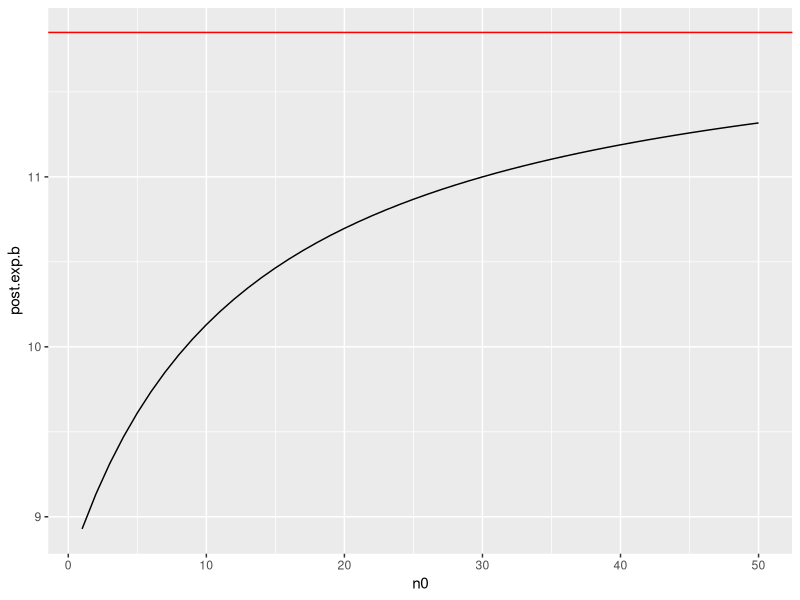
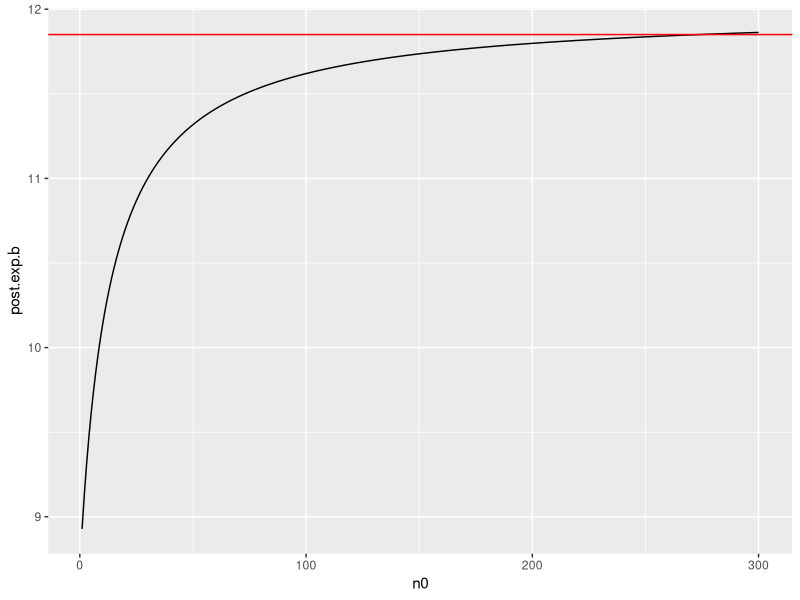
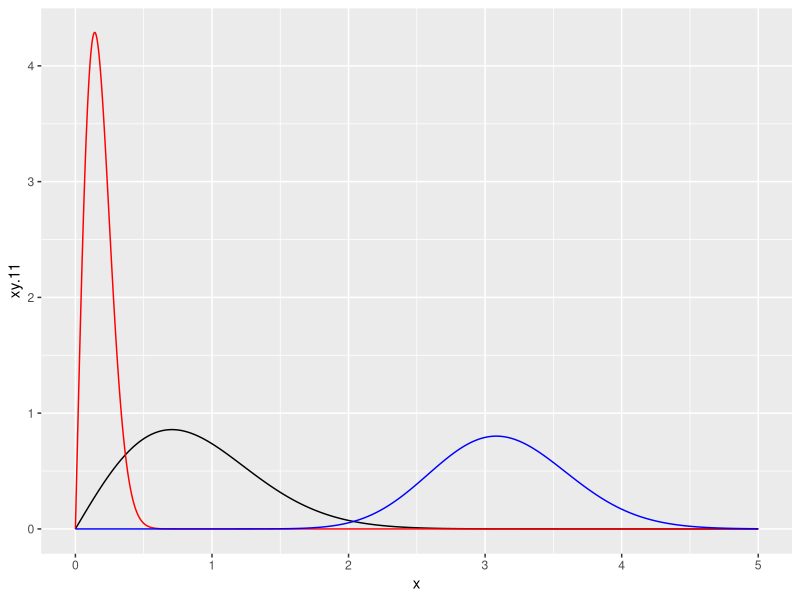
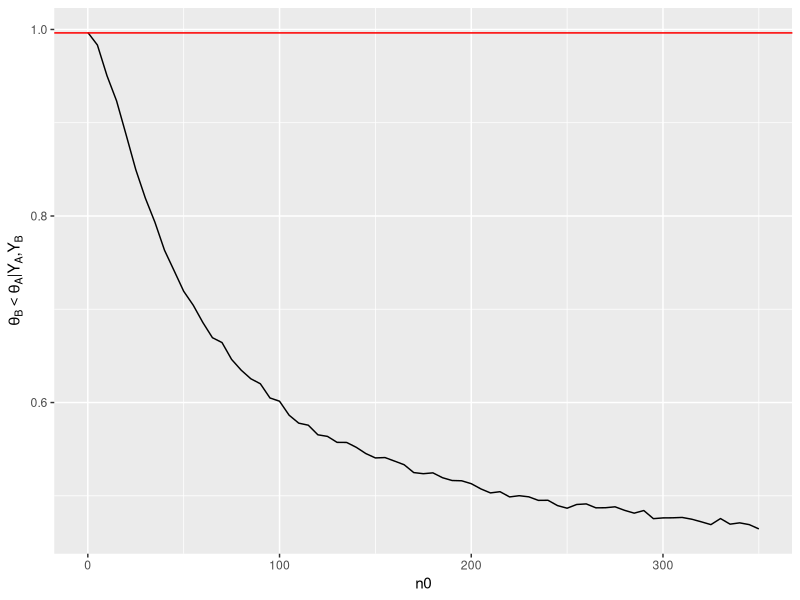
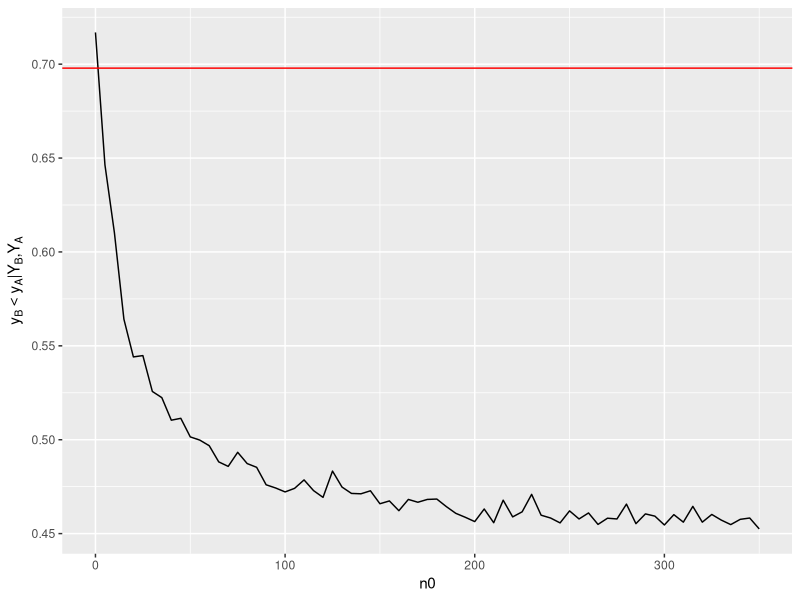

The R source for these figures, in order:
## ---- chunk 1
knitr::opts_chunk$set(echo = TRUE)
library(ggplot2)
## ---- chunk 2
y.a = c(12,9,12,14,13,13,15,8,15,6)
y.b = c(11,11,10,9,9,8,7,10,6,8,8,9,7)

a.a = 120; a.b = 10
b.a = 12 ; b.b = 1
n.y.a = length(y.a)
n.y.b = length(y.b)
sumy.a = sum(y.a)
sumy.b = sum(y.b)
post.a.a = a.a + sumy.a
post.a.b = n.y.a + a.b

post.b.a = b.a + sumy.b
post.b.b = n.y.b + b.b
## ---- chunk 3
post.mean.a = post.a.a / post.a.b
post.var.a = post.a.a / post.a.b ^2
post.mean.a
post.var.a
qgamma(c(.025,.975), post.a.a,post.a.b)

post.mean.b = post.b.b / post.b.b
post.var.b = post.b.b / post.b.b ^2
post.mean.b
post.var.b
qgamma(c(.025,.975), post.b.b,post.b.b)
## ---- chunk 4
n0 = 1:50
post.b.a.n = 12*n0 + sumy.b
post.b.b.n = n.y.b + n0
post.exp.b = post.b.a.n / post.b.b.n
n0.plot.frame = data.frame(n0,post.exp.b)
plot.exp = ggplot(n0.plot.frame, aes(x= n0, y = post.exp.b))
plot.exp + geom_line() + geom_hline(yintercept = post.mean.a, color = "red")
## ---- chunk 5
n0 = 1:300
post.b.a.n = 12*n0 + sumy.b
post.b.b.n = n.y.b + n0
post.exp.b = post.b.a.n / post.b.b.n
n0.plot.frame = data.frame(n0,post.exp.b)
plot.exp = ggplot(n0.plot.frame, aes(x= n0, y = post.exp.b))
plot.exp + geom_line() + geom_hline(yintercept = post.mean.a, color = "red")
## ---- chunk 6
galenshore = function(y,a,theta){
  (2 / gamma(a)) * theta^(2*a) * y^(2*a - 1) * exp(-theta^2*y^2)
}

x = seq(0,5, by = .001)
xy.11 = galenshore(x,1,1)
xy.15 = galenshore(x,1,5)
xy.101 = galenshore(x,10,1)
galen.data.frame = data.frame(cbind(x,xy.11,xy.15,xy.101))
#curve(galenshore(x,1,1),ylim = c(0,4.5), xlim = c(0,5))
#curve(galenshore(x,1,5), add = TRUE, col = "red")
#curve(galenshore(x,10,5), add = TRUE, col = "blue")

f = ggplot(data = galen.data.frame, aes(x = x), ylim = c(0,5))
f + geom_line(aes(y = xy.11), color = "black") +
  geom_line(aes(y = xy.15), color = "red") +
  geom_line(aes(y = xy.101), color = "blue")
 
## ---- chunk 7
n.2 = 50
sum.x.2 = 30
n.1 = 100
sum.x.1 = 57
alpha = 1
beta = 1
post.alpha.1 = sum.x.1 + alpha
post.beta.1 = n.1 - sum.x.1 + beta
post.alpha.2 = sum.x.2 + alpha
post.beta.2 = n.2 - sum.x.2 + beta
## ---- chunk 8
theta1 = rbeta(5000, post.alpha.1, post.beta.1)
theta2 = rbeta(5000, post.alpha.2, post.beta.2)

theta.both = mean(theta2 > theta1)
theta.both
## ---- chunk 9
y.a = c(12,9,12,14,13,13,15,8,15,6)
y.b = c(11,11,10,9,9,8,7,10,6,8,8,9,7)

a.a = 120; a.b = 10
b.a = 12 ; b.b = 1
n.y.a = length(y.a)
n.y.b = length(y.b)
sumy.a = sum(y.a)
sumy.b = sum(y.b)
post.a.a = a.a + sumy.a
post.a.b = n.y.a + a.b

post.b.a = b.a + sumy.b
post.b.b = n.y.b + b.b

theta.a.draws = rgamma(10000,post.a.a,post.a.b)
theta.b.draws = rgamma(10000,post.b.a,post.b.b)

prob.diff = mean(theta.b.draws < theta.a.draws)
## ---- chunk 10
n0 = seq(0,350, by = 5)
post.b.a.n = 12*n0 + sumy.b
post.b.b.n = n.y.b + n0

post.a.a = a.a + sumy.a
post.a.b = n.y.a + a.b

theta.a.draws = rgamma(10000,post.a.a,post.a.b)
theta.b.draws = rgamma(10000,post.b.a,post.b.b)

n.iter = 10000
# This vector is a vector of \theta_B < \theta_A | y_B, y_A for different levels of n_0
sensitivity.analysis.n0 = rep(NA, length(n0))
for(i in 1:length(n0)){
  post.b.a.val = post.b.a.n[i]
  post.b.b.val = post.b.b.n[i]
  theta.b.draws1 = rgamma(n.iter,post.b.a.val,post.b.b.val)
  sensitivity.analysis.n0[i] = mean(theta.b.draws1 < theta.a.draws)
}

sens.data.frame = as.data.frame(cbind(n0,sensitivity.analysis.n0))

ggplot(sens.data.frame, aes(x = n0)) + geom_line(aes(y = sensitivity.analysis.n0)) +
  geom_hline(yintercept = prob.diff,color = "red") + ylab(expression(theta[B] < theta[A] *"|"* Y[A]*","*Y[B]))
## ---- chunk 11
theta.a.draws = rgamma(10000,post.a.a,post.a.b)
theta.b.draws = rgamma(10000,post.b.a,post.b.b)

y.a.draws = rpois(10000,theta.a.draws)
y.b.draws = rpois(10000,theta.b.draws)

post.pred.diff = mean(y.b.draws < y.a.draws)
post.pred.diff
## ---- chunk 12
n0 = seq(0,350, by = 5)
post.b.a.n = 12*n0 + sumy.b
post.b.b.n = n.y.b + n0

post.a.a = a.a + sumy.a
post.a.b = n.y.a + a.b

theta.a.draws = rgamma(10000,post.a.a,post.a.b)
y.a.draws = rpois(10000,theta.a.draws)

n.iter = 10000
# This vector is a vector of \theta_B < \theta_A | y_B, y_A for different levels of n_0
sensitivity.pred.n0 = rep(NA, length(n0))
for(i in 1:length(n0)){
  post.b.a.val = post.b.a.n[i]
  post.b.b.val = post.b.b.n[i]
  theta.b.draws1 = rgamma(n.iter,post.b.a.val,post.b.b.val)
  y.b.draws1 = rpois(n.iter,theta.b.draws1)
  sensitivity.pred.n0[i] = mean(y.b.draws1 < y.a.draws)
}
sens.pred.data.frame = as.data.frame(cbind(n0,sensitivity.pred.n0))

ggplot(sens.pred.data.frame, aes(x = n0)) + geom_line(aes(y = sensitivity.pred.n0)) +
  geom_hline(yintercept = post.pred.diff,color = "red") + labs(y = expression(y[B] < y[A]*"|"*Y[B]*","*Y[A]))
